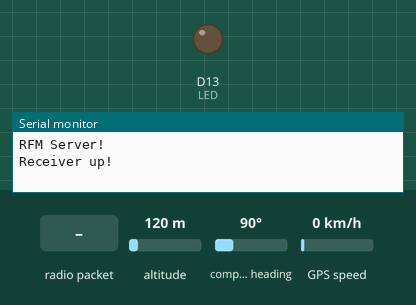
The sketch below on a simulated Arduino Zero (SAMD21). Shown: output pins drawn as LEDs (lit = HIGH), the last lines printed to the serial monitor. Inputs (shaded band) come from the test bench; at power-on: altitude 120 m, compass heading 90°, GPS speed 0 km/h. The GPS gets a fix after 3 s at 37.7749, -122.4194 with 8 satellites; no radio packets arrive unless stated.

Above: at 2.2 s.
2.3 s: radio packet "Hello2" arrives
At 2.7 s:
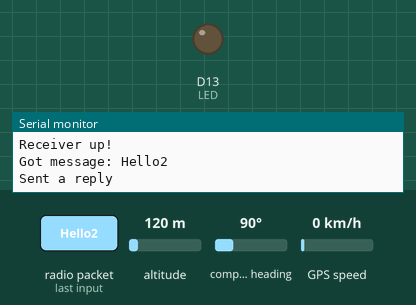
5.3 s: radio packet "1" arrives
At 6.2 s:
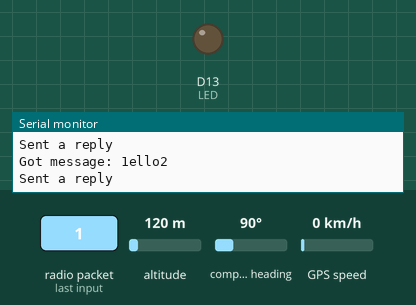
6.8 s: radio packet "0" arrives
At 7.4 s:
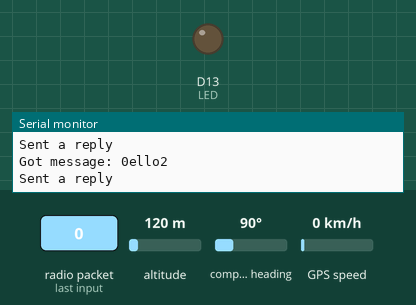
Timing chart, 0 to 9.3 s (numbered marks = the images above; inputs shaded):
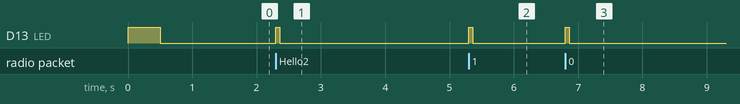

Measured:
- after the input at 2.3 s, D13 (LED): LOW → HIGH at once, → LOW 0.06 s later
- after the input at 5.3 s, D13 (LED): LOW → HIGH at once, → LOW 0.06 s later
- after the input at 6.8 s, D13 (LED): LOW → HIGH at once, → LOW 0.06 s later

The sketch:

loopbacktester.ino
```cpp
/*
  Both the TX and RX ProRF boards will need a wire antenna. We recommend a 3" piece of wire.
  This example is a modified version of the example provided by the Radio Head
  Library which can be found here:
  www.github.com/PaulStoffregen/RadioHeadd
*/

#include <SPI.h>

//Radio Head Library:
#include <RH_RF95.h>

//NMEA Parsing
#include "TinyGPS++.h"
TinyGPSPlus gps;

//ID for this node
int node_ID = 0;

//Variables for current location and time
struct information {
  int ID = node_ID ;
  double curr_Lat;
  double curr_Lon;
  double curr_Alt;
  uint8_t curr_Hour;
  uint8_t curr_min;
  uint8_t curr_sec;
  uint32_t curr_date;
} curr_info;

// We need to provide the RFM95 module's chip select and interrupt pins to the
// rf95 instance below.On the SparkFun ProRF those pins are 12 and 6 respectively.
RH_RF95 rf95(12, 6);

int LED = 13; //Status LED on pin 13

int packetCounter = 0; //Counts the number of packets sent
long timeSinceLastPacket = 0; //Tracks the time stamp of last packet received
// The broadcast frequency is set to 921.2, but the SADM21 ProRf operates
// anywhere in the range of 902-928MHz in the Americas.
// Europe operates in the frequencies 863-870, center frequency at
// 868MHz.This works but it is unknown how well the radio configures to this frequency:
//float frequency = 864.1;
float frequency = 921.2;

void setup()
{
  pinMode(LED, OUTPUT);

  SerialUSB.begin(9600);
  // It may be difficult to read SerialUSB messages on startup. The following
  // line will wait for SerialUSB to be ready before continuing. Comment out if not needed.
  //while(!SerialUSB);
  SerialUSB.println("RFM Server!");

  //Initialize the serial pin input
  Serial.begin(9600);
  //Serial.println("Hello");
    Serial1.begin(9600);
      //Serial.println("Hello2");

  //Initialize the Radio.
  if (rf95.init() == false){
    SerialUSB.println("Radio Init Failed - Freezing");
    while (1);
  }
  else{
  // An LED indicator to let us know radio initialization has completed.
    SerialUSB.println("Receiver up!");
    digitalWrite(LED, HIGH);
    delay(500);
    digitalWrite(LED, LOW);
    delay(500);
  }

  rf95.setFrequency(frequency);

   // The default transmitter power is 13dBm, using PA_BOOST.
   // If you are using RFM95/96/97/98 modules which uses the PA_BOOST transmitter pin, then
   // you can set transmitter powers from 5 to 23 dBm:
   // Transmitter power can range from 14-20dbm.
   rf95.setTxPower(14, false);
}

void loop()
{
  //SerialUSB.println("begining loop");

if (SerialUSB.available()) {      // If anything comes in Serial (USB),

    Serial1.write(SerialUSB.read());   // read it and send it out Serial1 (pins 0 & 1)


  }

  if (Serial1.available()) {     // If anything comes in Serial1 (pins 0 & 1)

    //SerialUSB.write(Serial1.read());   // read it and send it out Serial (USB)

    //This is where I can process the NMEA input
    gps.encode(Serial1.read());

    /*
    SerialUSB.print("LAT=");  SerialUSB.println(gps.location.lat(), 6);
    SerialUSB.print("LONG="); SerialUSB.println(gps.location.lng(), 6);
    SerialUSB.print("ALT=");  SerialUSB.println(gps.altitude.meters());
    SerialUSB.print("Time="); SerialUSB.print(gps.time.hour()); // Hour (0-23) (u8)
    SerialUSB.print(":");     SerialUSB.print(gps.time.minute()); // Minute (0-59) (u8)
    SerialUSB.print(":");     SerialUSB.println(gps.time.second()); // Second (0-59) (u8)
    SerialUSB.print("Date="); SerialUSB.println(gps.date.value()); // Raw date in DDMMYY format (u32)
    */

    curr_info.curr_Lat  = gps.location.lat();
    curr_info.curr_Lon  = gps.location.lng();
    curr_info.curr_Alt  = gps.altitude.meters();
    curr_info.curr_Hour = gps.time.hour();
    curr_info.curr_min  = gps.time.minute();
    curr_info.curr_sec  = gps.time.second();
    curr_info.curr_date = gps.date.value();

  }

    /*
    SerialUSB.print("2LAT=");  SerialUSB.println(curr_info.curr_Lat,6);
    SerialUSB.print("2LONG="); SerialUSB.println(curr_info.curr_Lon,6);
    SerialUSB.print("2ALT=");  SerialUSB.println(curr_info.curr_Alt);
    SerialUSB.print("2Time="); SerialUSB.print(curr_info.curr_Hour); // Hour (0-23) (u8)
    SerialUSB.print(":");     SerialUSB.print(curr_info.curr_min); // Minute (0-59) (u8)
    SerialUSB.print(":");     SerialUSB.println(curr_info.curr_sec); // Second (0-59) (u8)
    SerialUSB.print("2Date="); SerialUSB.println(curr_info.curr_date); // Raw date in DDMMYY format (u32)
    */


  if (rf95.available()){
    // Should be a message for us now
    uint8_t buf[RH_RF95_MAX_MESSAGE_LEN];
    uint8_t len = sizeof(buf);

    if (rf95.recv(buf, &len)){
      digitalWrite(LED, HIGH); //Turn on status LED
      timeSinceLastPacket = millis(); //Timestamp this packet

      SerialUSB.print("Got message: ");
      SerialUSB.print((char*)buf);
      //SerialUSB.print(" RSSI: ");
      //SerialUSB.print(rf95.lastRssi(), DEC);
      SerialUSB.println();

      // Send a reply
      //uint8_t toSend[] = "Hello Back!";
      //rf95.send(toSend, sizeof(toSend));

      // convert curr_info struct to byte array
      uint8_t buffer[sizeof(curr_info)];

      memcpy(buffer, &curr_info, sizeof(curr_info));
      //buffer = reinterpret_cast<uint8_t*>(&curr_info);

     // match_data((uint8_t *)&curr_info, sizeof(curr_info));

      //sprintf(buffer, "%s", curr_info);

      //TODO: pass buffer to radio
      rf95.send(buffer, sizeof(buffer));


      rf95.waitPacketSent();
      SerialUSB.println("Sent a reply");
      digitalWrite(LED, LOW); //Turn off status LED

    }
    else
      SerialUSB.println("Recieve failed");
  }


 // send data only when you receive data:
  if (Serial.available() > 0) {
    // read the incoming byte:
    int incomingByte = Serial.read();

    // say what you got:
    Serial.print("I received: ");
    Serial.println(incomingByte, DEC);
  }

  //Turn off status LED if we haven't received a packet after 1s
  if(millis() - timeSinceLastPacket > 1000){
    digitalWrite(LED, LOW); //Turn off status LED
    timeSinceLastPacket = millis(); //Don't write LED but every 1s
  }


}
```
